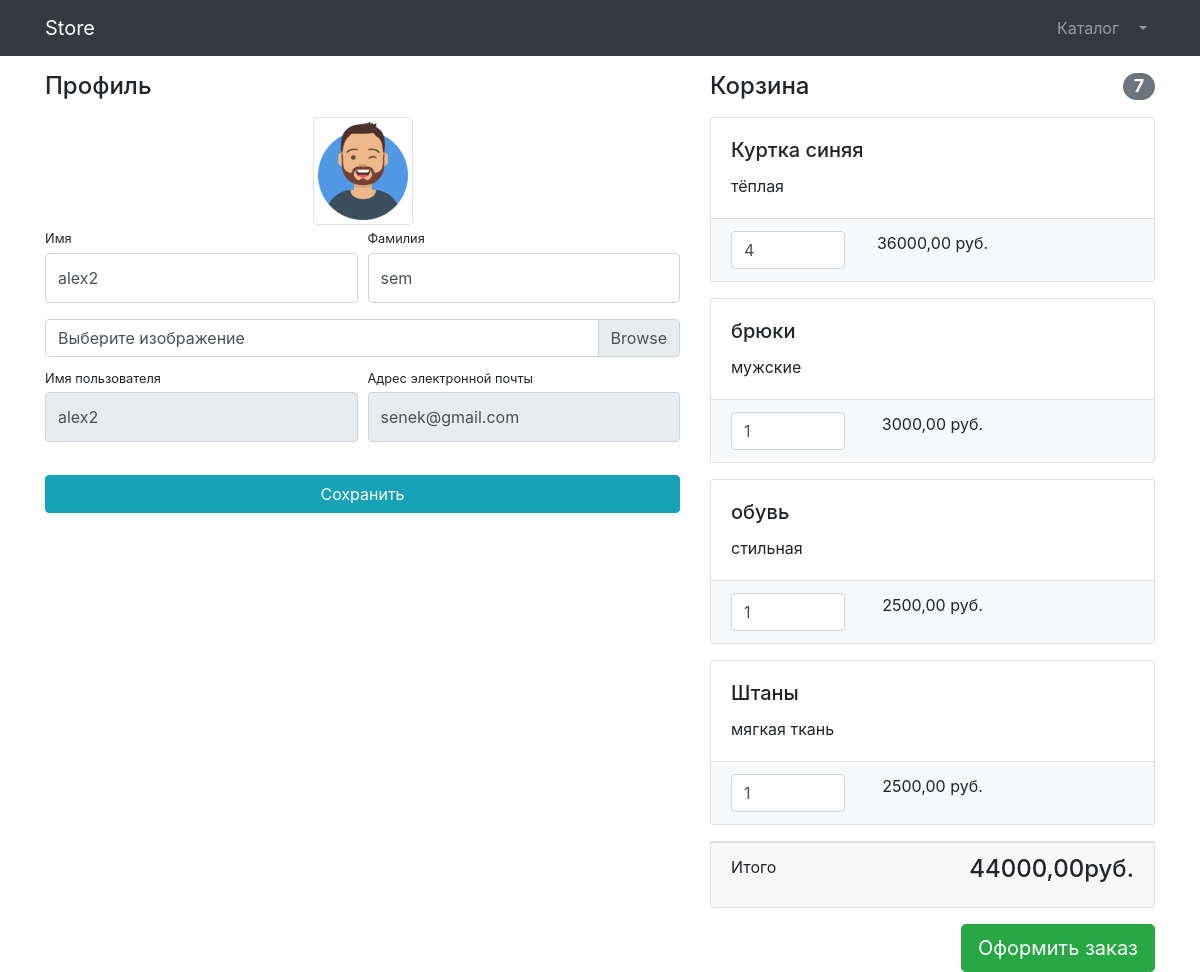
The page /users/profile/ (signed in) on the database its author committed.
### users/models.py (models this page shows)
class User(AbstractUser):
    image = models.ImageField(upload_to='users_images', null=True, blank=True)

### products/models.py (models this page shows, shortened)
class Basket(models.Model):
    user = models.ForeignKey(to=User,on_delete=models.CASCADE)
    product = models.ForeignKey(to=Product,on_delete=models.CASCADE)
    quantity = models.PositiveSmallIntegerField(default=0)
    created_timestamp = models.DateTimeField(auto_now_add=True)
    objects = BasketQuerySet.as_manager()
    def sum(self):
        return self.product.price * self.quantity

class Product(models.Model):
    name = models.CharField(max_length=256)
    description = models.TextField()
    price = models.DecimalField(max_digits=6, decimal_places=2)
    quantity = models.PositiveIntegerField(default=0)
    image = models.ImageField(upload_to='products_images')
    category = models.ForeignKey(to=ProductCategory, on_delete=models.CASCADE)

### users/views.py (the view)
# urls.py: path('profile/', profile, name='profile'),
@login_required
def profile(request):
    if request.method == 'POST':
        form = UserProfileForm(instance=request.user, data=request.POST, files=request.FILES)
        if form.is_valid():
            form.save()
            return HttpResponseRedirect(reverse('user:profile'))
        else:
            print(form.errors)
    else:
        form = UserProfileForm(instance=request.user)
    context = {
        'title': 'Store - Профиль',
        'form': form,
        'baskets': Basket.objects.filter(user=request.user),
    }
    return render(request, 'users/profile.html', context)

### users/forms.py
class UserProfileForm(UserChangeForm):
    first_name = forms.CharField(widget=forms.TextInput(attrs={'class': 'form-control py-4'}))
    last_name = forms.CharField(widget=forms.TextInput(attrs={'class': 'form-control py-4'}))
    image = forms.ImageField(widget=forms.FileInput(attrs={'class': 'custom-file-input'}), required=False)
    username = forms.CharField(widget=forms.TextInput(attrs={'class': 'form-control py-4', 'readonly': True}))
    email = forms.CharField(widget=forms.TextInput(attrs={'class': 'form-control py-4', 'readonly': True}))
    class Meta:
        model = User
        fields = ('first_name', 'last_name', 'image', 'username', 'email')

### products/models.py (called while the page is built)
    def total_sum(self):
        return sum(basket.sum() for basket in self)

    def total_quantity(self):
        return sum(basket.quantity for basket in self)

### users/templates/users/profile.html (shortened to what this page needs)
{% extends 'products/base.html' %}
{% load static %}
{% block css %}
    <link href="{% static 'vendor/css/profile.css' %}" rel="stylesheet">
{% endblock %}
{% block content%}
    <div class="container">
    <div class="row">
        <div class="col-lg-7">
            <h4 class="mt-3 mb-3">Профиль</h4>
            <div class="col-lg-12 text-center">
                <img width="100" height="100"
                     src="{% if user.image %} {{ user.image.url }} {% else %} {% static 'vendor/img/users/default_avatar.jpg' %} {% endif %}"
                     class="img-thumbnail">
            </div>
            <form action="{% url 'users:profile' %}" method="post" enctype="multipart/form-data">
                <div class="form-row">
                    <div class="col-lg-6">
                        <div class="form-group">
                            <label class="small mb-1" for="{{ form.first_name.id_for_label }}">Имя</label>
                            {{ form.first_name }}
                        </div>
                    </div>
                    <div class="col-lg-6">
                        <div class="form-group">
                            <label class="small mb-1" for="{{ form.last_name.id_for_label }}">Фамилия</label>
                            {{ form.last_name }}
                        </div>
                    </div>
                </div>
                <div class="form-row mb-2">
                    <div class="col-lg-12">
                        <div class="custom-file">
                            <label class="custom-file-label" for="{{ form.image.id_for_label }}">
                                Выберите изображение
                            </label>
                        </div>
                    </div>
                </div>
                <div class="form-row">
                    <div class="col-lg-6">
                        <label class="small mb-1" for="{{ form.username.id_for_label }}">Имя пользователя</label>
                        {{ form.username }}
                    </div>
                    <div class="col-lg-6">
                        <label class="small mb-1" for="{{ form.email.id_for_label }}">
                            Адрес электронной почты
                        </label>
                        {{ form.email }}
                    </div>
                </div>
                <div class="form-row">
                    <div class="col-lg-12" style="margin-top: 33px;">
                        <input class="btn btn-info btn-block" type="submit" value="Сохранить">
                    </div>
                </div>
            </form>
        </div>
        <div class="col-lg-5">
            {% include 'products/baskets.html' %}
        </div>
    </div>
</div>
{% endblock %}

### products/templates/products/base.html (shortened to what this page needs)
{% load static %}
<!DOCTYPE html>
<html lang="en">
<head>
    <link href="{% static 'vendor/bootstrap/css/bootstrap.min.css' %}" rel="stylesheet">
    {% block css %} {% endblock %}
</head>
<body>
<nav class="navbar navbar-expand-lg navbar-dark bg-dark fixed-top">
    <div class="container">
        <a class="navbar-brand" href="{% url 'index' %}">Store</a>
        <div class="collapse navbar-collapse" id="navbarResponsive">
            <ul class="navbar-nav ml-auto">
                <li class="nav-item">
                    <a class="nav-link" href="{% url 'products:index' %}">Каталог
                    </a>
                </li>
                {% if user.is_authenticated %}
                <li class="nav-item dropdown">
                    <a class="nav-link dropdown-toggle" href="#" id="navbarDropdown" role="button"
                       data-bs-toggle="dropdown" aria-expanded="false">
                    </a>
                </li>
                {% else %}
                   <li class="nav-item">
                       <a class="nav-link" href="{% url 'users:login' %}">Войти <i class="fas fa-sign-in-alt"></i></a>
                   </li>
                {% endif %}
            </ul>
        </div>
    </div>
</nav>
{% block content %} {% endblock %}
</body>
</html>

### products/templates/products/baskets.html (shortened to what this page needs)
{% if baskets %}
<h4 class="mt-3 mb-3 d-flex justify-content-between align-items-center mb-3">
    Корзина <span class="badge badge-secondary badge-pill">{{ baskets.total_quantity }}</span>
</h4>
{% for basket in baskets %}
    <div class="card mb-3">
    <div class="card-body">
        <h5 class="card-title">{{ basket.product.name }}</h5>
        <p class="card-text">{{ basket.product.description }}</p>
    </div>
    <ul class="list-group list-group-flush">
        <li class="list-group-item bg-light">
            <div class="row text-center">
                <div class="col-lg-4">
                    <input name="basketID" type="number" class="form-control"
                           value="{{ basket.quantity }}" min="0">
                </div>
                <div class="col-lg-4">{{ basket.sum }} руб.</div>
                <div class="col-lg-4">
                </div>
            </div>
        </li>
    </ul>
</div>
{% endfor %}
<div class="card mb-3">
    <div class="card-footer">
        <p class="float-left">Итого</p>
        <h4 class="float-right">{{ baskets.total_sum }}руб.</h4>
    </div>
</div>
<a class="btn btn-success btn-lg float-right" href="../orders/order-create.html">
    Оформить заказ
</a>
{% else %}
    <h4 class="mt-3 mb-3 text-center">
        Корзина пуста
    </h4>
{% endif %}

### rows shown on the page
User: image (picture), first_name "alex2", last_name "sem", username "alex2", email "senek@gmail.com"
Basket: total_quantity "7", product.name "Куртка синяя", product.description "тёплая", basketID "4", sum "36000,00", total_sum "44000,00"
Basket: product.name "брюки", product.description "мужские", basketID "1", sum "3000,00"
Basket: product.name "обувь", product.description "стильная", basketID "1", sum "2500,00"
Basket: product.name "Штаны", product.description "мягкая ткань", basketID "1", sum "2500,00"
